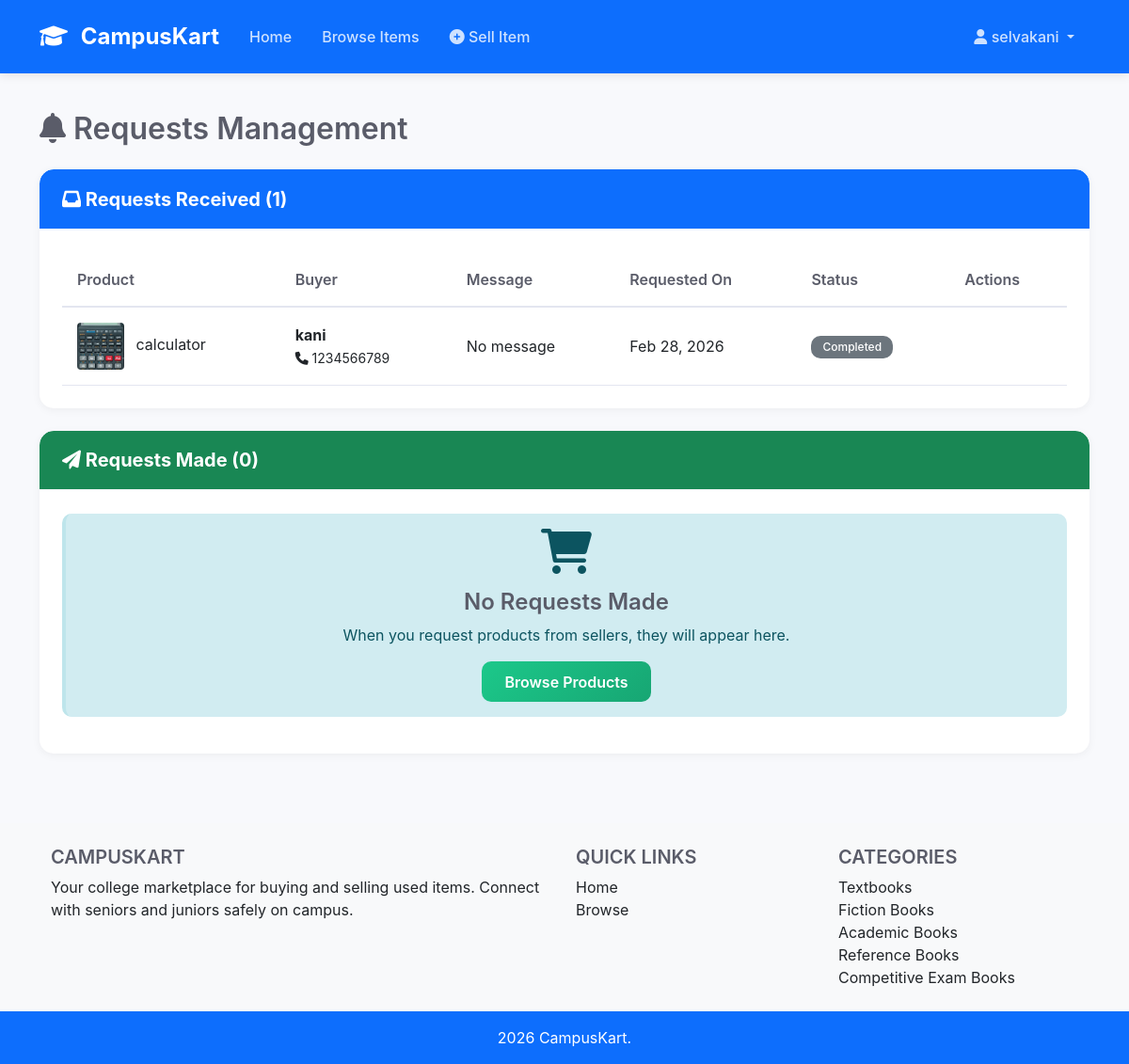
Screenshot of /manage-requests/ (signed in) with the database file from the repository.
### myapp/models.py (models this page shows, shortened)
class ProductRequest(models.Model):
    STATUS_CHOICES = [
        ('pending', 'Pending'),
        ('accepted', 'Accepted'),
        ('rejected', 'Rejected'),
        ('completed', 'Completed'),
    ]
    product = models.ForeignKey(Product, on_delete=models.CASCADE, related_name='requests')
    buyer = models.ForeignKey(User, on_delete=models.CASCADE, related_name='requests')
    message = models.TextField(blank=True)
    status = models.CharField(max_length=20, choices=STATUS_CHOICES, default='pending')
    created_at = models.DateTimeField(auto_now_add=True)
    class Meta:
        unique_together = ['product', 'buyer']

class Product(models.Model):
    CONDITION_CHOICES = [
        ('like_new', 'Like New'),
        ('good', 'Good'),
        ('fair', 'Fair'),
        ('poor', 'Poor'),
    ]
    seller = models.ForeignKey(User, on_delete=models.CASCADE, related_name='products')
    category = models.ForeignKey(Category, on_delete=models.SET_NULL, null=True)
    name = models.CharField(max_length=200)
    description = models.TextField()
    price = models.DecimalField(max_digits=10, decimal_places=2)
    condition = models.CharField(max_length=20, choices=CONDITION_CHOICES)
    image = models.ImageField(upload_to='product_images/')
    is_sold = models.BooleanField(default=False)
    created_at = models.DateTimeField(auto_now_add=True)

class UserProfile(models.Model):
    YEAR_CHOICES = [
        ('1', '1st Year'),
        ('2', '2nd Year'),
        ('3', '3rd Year'),
        ('4', '4th Year'),
    ]
    DEPARTMENT_CHOICES = [
        ('cse', 'Computer Science Engineering'),
        ('ece', 'Electronics & Communication Engineering'),
        ('eee', 'Electrical & Electronics Engineering'),
        ('mech', 'Mechanical Engineering'),
        ('civil', 'Civil Engineering'),
        ('it', 'Information Technology'),
        ('aiml', 'Artificial Intelligence & Machine Learning'),
        ('other', 'Other'),
    ]
    user = models.OneToOneField(User, on_delete=models.CASCADE, related_name='profile')
    phone_number = models.CharField(max_length=15)
    college_name = models.CharField(max_length=200, default='SRIT')
    department = models.CharField(max_length=50, choices=DEPARTMENT_CHOICES, default='other')  # Increased to 50
    current_year = models.CharField(max_length=5, choices=YEAR_CHOICES, default='1')
    graduation_year = models.IntegerField()
    favorite_food = models.CharField(max_length=50, blank=True, null=True)
    created_at = models.DateTimeField(auto_now_add=True)
    wrong_attempts = models.IntegerField(default=0)
    lock_until = models.DateTimeField(null=True, blank=True)

class Category(models.Model):
    name = models.CharField(max_length=100)
    slug = models.SlugField(unique=True)
    icon = models.CharField(max_length=50, blank=True)
    class Meta:
        verbose_name_plural = "Categories"

### myapp/views.py (the view, shortened to what this page needs)
# urls.py: path('manage-requests/', views.manage_requests, name='manage_requests'),
@login_required
def manage_requests(request):
    received = ProductRequest.objects.filter(
        product__seller=request.user
    ).order_by('-created_at')
    made = ProductRequest.objects.filter(
        buyer=request.user
    ).order_by('-created_at')
    return render(request, 'requests.html', {
        'received': received,
        'made': made
    })

### myapp/templates/requests.html (shortened to what this page needs)
{% extends 'base.html' %}
{% block content %}
<div class="container">
    <h2 class="mb-4"><i class="fas fa-bell"></i> Requests Management</h2>
    <div class="card mb-4">
        <div class="card-header bg-primary text-white">
            <h5 style="color:white; font-weight:bold;" class="mb-0"><i class="fas fa-inbox"></i> Requests Received ({{ received.count }})</h5>
        </div>
        <div class="card-body">
            {% if received %}
            <div class="table-responsive">
                <table class="table table-hover">
                    <thead>
                        <tr>
                            <th>Product</th>
                            <th>Buyer</th>
                            <th>Message</th>
                            <th>Requested On</th>
                            <th>Status</th>
                            <th>Actions</th>
                        </tr>
                    </thead>
                    <tbody>
                        {% for request in received %}
                        <tr>
                            <td>
                                <img src="{{ request.product.image.url }}"
                                     style="width:50px;height:50px;object-fit:cover;"
                                     class="rounded me-2">
                                {{ request.product.name }}
                            </td>
                            <td>
                                <strong>{{ request.buyer.username }}</strong><br>
                                <small>
                                    <i class="fas fa-phone"></i>
                                    {{ request.buyer.profile.phone_number }}
                                </small>
                            </td>
                            <td>
                                {{ request.message|default:"No message" }}
                            </td>
                            <td>
                                {{ request.created_at|date:"M d, Y" }}
                            </td>
                            <td>
                                {% if request.status == 'pending' %}
                                <span class="badge bg-warning text-dark">
                                    Pending
                                </span>
                                {% elif request.status == 'accepted' %}
                                <span class="badge bg-success">
                                    Accepted
                                </span>
                                {% elif request.status == 'rejected' %}
                                <span class="badge bg-danger">
                                    Rejected
                                </span>
                                {% elif request.status == 'completed' %}
                                <span class="badge bg-secondary">
                                    Completed
                                </span>
                                {% endif %}
                            </td>
                            <td>
                            </td>
                        </tr>
                        {% endfor %}
                    </tbody>
                </table>
            </div>
            {% else %}
            <div class="alert alert-info text-center">
                <i class="fas fa-bell-slash fa-3x mb-3"></i>
                <h4>No Requests Received</h4>
                <p>When buyers request your products, they will appear here.</p>
            </div>
            {% endif %}
        </div>
    </div>
    <div class="card">
        <div class="card-header bg-success text-white">
            <h5 style="color:white; font-weight:bold;" class="mb-0">
                <i  class="fas fa-paper-plane"></i>
                Requests Made ({{ made.count }})
            </h5>
        </div>
        <div class="card-body">
            {% if made %}
            <div class="table-responsive">
                <table class="table table-hover">
                    <thead>
                        <tr>
                            <th>Product</th>
                            <th>Seller</th>
                            <th>Price</th>
                            <th>Your Message</th>
                            <th>Requested On</th>
                            <th>Status</th>
                        </tr>
                    </thead>
                    <tbody>
                        {% for request in made %}
                        <tr>
                            <td>
                                <img src="{{ request.product.image.url }}"
                                     style="width:50px;height:50px;object-fit:cover;"
                                     class="rounded me-2">
                                {{ request.product.name }}
                                {% if request.product.is_sold %}
                                <span class="badge bg-danger">Sold</span>
                                {% endif %}
                            </td>
                            <td>
                                <strong>{{ request.product.seller.username }}</strong><br>
                                {% if request.status == 'accepted' %}
                                <small>
                                    <i class="fas fa-phone"></i>
                                    {{ request.product.seller.profile.phone_number }}
                                </small>
                                {% elif request.status == 'pending' %}
                                <small class="text-warning">
                                    Waiting for seller approval
                                </small>
                                {% elif request.status == 'rejected' %}
                                <small class="text-danger">
                                    Request rejected
                                </small>
                                {% else %}
                                <small class="text-muted">
                                    Contact unavailable
                                </small>
                                {% endif %}
                            </td>
                            <td>
                                ₹{{ request.product.price }}
                            </td>
                            <td>
                                {{ request.message|default:"No message" }}
                            </td>
                            <td>
                                {{ request.created_at|date:"M d, Y" }}
                            </td>
                            <td>
                                {% if request.status == 'pending' %}
                                <span class="badge bg-warning text-dark">
                                    Pending
                                </span>
                                {% elif request.status == 'accepted' %}
                                <span class="badge bg-success">
                                    Accepted
                                </span>
                                {% elif request.status == 'rejected' %}
                                <span class="badge bg-danger">
                                    Rejected
                                </span>
                                {% elif request.status == 'completed' %}
                                <span class="badge bg-secondary">
                                    Completed
                                </span>
                                {% endif %}
                            </td>
                        </tr>
                        {% endfor %}
                    </tbody>
                </table>
            </div>
            {% else %}
            <div class="alert alert-info text-center">
                <i class="fas fa-shopping-cart fa-3x mb-3"></i>
                <h4>No Requests Made</h4>
                <p>When you request products from sellers, they will appear here.</p>
                <a href="{% url 'product_list' %}" class="btn btn-success">
                    Browse Products
                </a>
            </div>
            {% endif %}
        </div>
    </div>
</div>
{% endblock %}

### myapp/templates/base.html (shortened to what this page needs)
<!DOCTYPE html>
<html lang="en">
<head>
    <link href="https://cdn.jsdelivr.net/npm/bootstrap@5.1.3/dist/css/bootstrap.min.css" rel="stylesheet">
    <link rel="stylesheet" href="https://cdnjs.cloudflare.com/ajax/libs/font-awesome/6.0.0/css/all.min.css">
    {% load static %}
    <link rel="stylesheet" href="{% static 'css/style.css' %}">
</head>
<body>
    <nav class="navbar navbar-expand-lg navbar-dark bg-primary">
        <div class="container">
            <a class="navbar-brand" href="{% url 'index' %}">
                <i class="fas fa-graduation-cap"></i> CampusKart
            </a>
            <div class="collapse navbar-collapse" id="navbarNav">
                <ul class="navbar-nav me-auto">
                    <li class="nav-item">
                        <a class="nav-link" href="{% url 'index' %}">Home</a>
                    </li>
                    <li class="nav-item">
                        <a class="nav-link" href="{% url 'product_list' %}">Browse Items</a>
                    </li>
                    {% if user.is_authenticated %}
                        <li class="nav-item">
                            <a class="nav-link" href="{% url 'add_product' %}">
                                <i class="fas fa-plus-circle"></i> Sell Item
                            </a>
                        </li>
                    {% endif %}
                </ul>
                <ul class="navbar-nav">
                    {% if user.is_authenticated %}
                        <li class="nav-item dropdown">
                            <a class="nav-link dropdown-toggle" href="#" id="navbarDropdown" role="button" data-bs-toggle="dropdown">
                                <i class="fas fa-user"></i> {{ user.username }}
                            </a>
                        </li>
                    {% endif %}
                </ul>
            </div>
        </div>
    </nav>
    <main class="py-4">
        {% block content %}{% endblock %}
    </main>
    <footer class="bg-light text-center text-lg-start mt-5">
        <div class="container p-4">
            <div class="row">
                <div class="col-lg-6 col-md-12 mb-4 mb-md-0">
                    <h5 class="text-uppercase">CampusKart</h5>
                    <p>
                        Your college marketplace for buying and selling used items.
                        Connect with seniors and juniors safely on campus.
                    </p>
                </div>
                <div class="col-lg-3 col-md-6 mb-4 mb-md-0">
                    <h5 class="text-uppercase">Quick Links</h5>
                    <ul class="list-unstyled mb-0">
                        <li><a href="{% url 'index' %}" class="text-dark">Home</a></li>
                        <li><a href="{% url 'product_list' %}" class="text-dark">Browse</a></li>
                    </ul>
                </div>
                <div class="col-lg-3 col-md-6 mb-4 mb-md-0">
                    <h5 class="text-uppercase">Categories</h5>
                    <ul class="list-unstyled mb-0">
                        {% for category in all_categories|slice:":5" %}
                            <li><a href="{% url 'product_list' %}?category={{ category.id }}" class="text-dark">{{ category.name }}</a></li>
                        {% endfor %}
                    </ul>
                </div>
            </div>
        </div>
        <div class="text-center p-3 bg-primary text-white">
            2026 CampusKart.
        </div>
    </footer>
</body>
</html>

### rows the page displays
ProductRequest: product.image (picture), product.name "calculator", buyer.username "kani", buyer.profile.phone_number "1234566789", message "No message", created_at "Feb 28, 2026", status "Completed"
Category: name "Textbooks"
Category: name "Fiction Books"
Category: name "Academic Books"
Category: name "Reference Books"
Category: name "Competitive Exam Books"

### other values shown
{{ user.username }} "selvakani"
{{ received.count }} "1"
{{ made.count }} "0"
